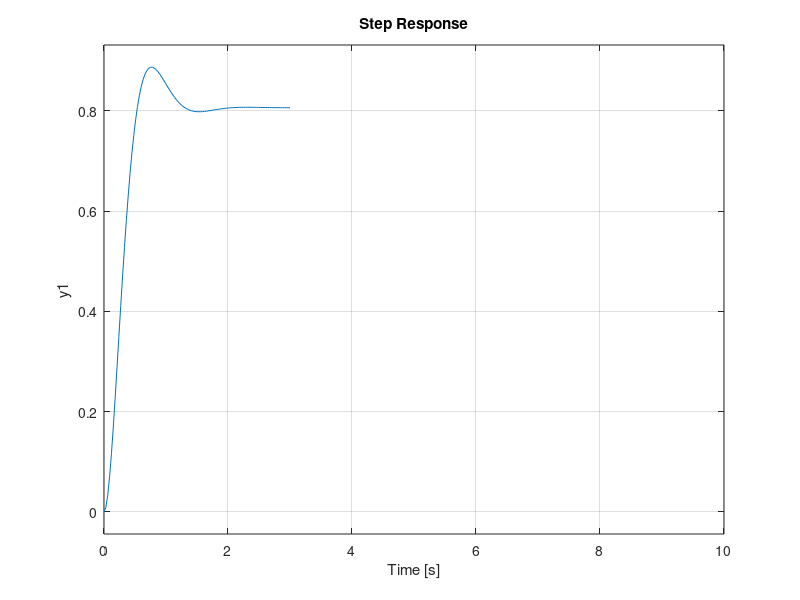

Recreate this plot in MATLAB.
den=[0 1];
num=conv([1 1],[1 5]);
kp=20.8;
G=tf(den, num);
%rlocus(G)
close_loop_sys=feedback(kp*G,1)
step(close_loop_sys)
xlim([0,10])